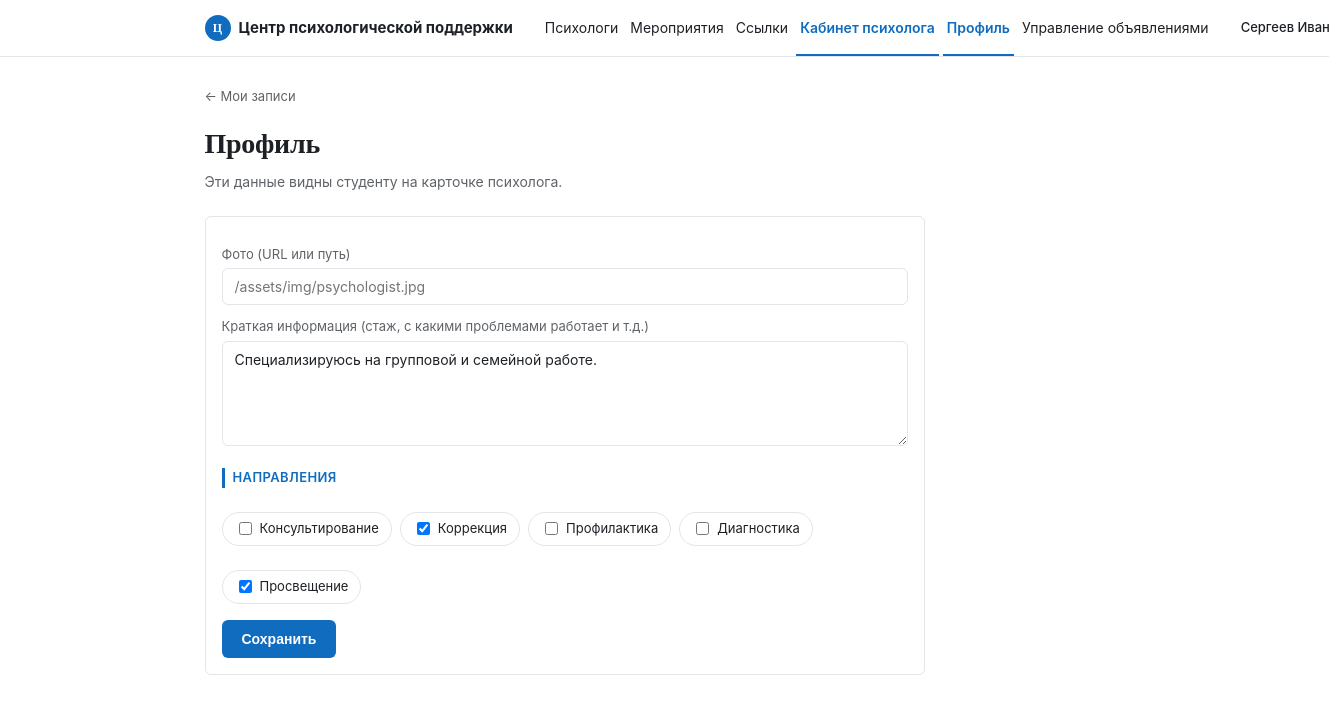
Page /dashboard/profile (signed in) on the committed database.
### tables this page shows
CREATE TABLE psychologist_profiles (
    id              INT UNSIGNED AUTO_INCREMENT PRIMARY KEY,
    user_id         INT UNSIGNED NOT NULL UNIQUE,
    photo_path      VARCHAR(255) NULL,
    bio             TEXT NULL,
    max_hours_per_week SMALLINT UNSIGNED NOT NULL DEFAULT 9,
    FOREIGN KEY (user_id) REFERENCES users(id) ON DELETE CASCADE
);

CREATE TABLE directions (
    id      TINYINT UNSIGNED AUTO_INCREMENT PRIMARY KEY,
    name    VARCHAR(100) NOT NULL
);

### src/Controllers/PsychologistController.php (called while the page is built, shortened)
<?php
class PsychologistController
{
    public function profile(): void
    {
        $psychologistId = $this->psychologistProfileId();
        $db = Database::connection();
        $profileStmt = $db->prepare(
            "SELECT p.id, p.photo_path, p.bio, u.first_name, u.last_name, u.patronymic
             FROM psychologist_profiles p
             JOIN users u ON u.id = p.user_id
             WHERE p.id = ?"
        );
        $profileStmt->execute([$psychologistId]);
        $profile = $profileStmt->fetch();
        $directions = $db->query("SELECT id, name FROM directions ORDER BY id")->fetchAll();
        $selStmt = $db->prepare("SELECT direction_id FROM psychologist_directions WHERE psychologist_id = ?");
        $selStmt->execute([$psychologistId]);
        $selected = array_map('intval', $selStmt->fetchAll(PDO::FETCH_COLUMN));
        require __DIR__ . '/../../templates/dashboard/profile.php';
    }
    private function psychologistProfileId(): int
    {
        static $id = null;
        if ($id === null) {
            $stmt = Database::connection()->prepare(
                'SELECT id FROM psychologist_profiles WHERE user_id = ?'
            );
            $stmt->execute([Auth::id()]);
            $id = (int)($stmt->fetchColumn() ?: 0);
        }
        return $id;
    }
}

### src/Core/Router.php (called while the page is built, shortened)
<?php
class Router
{
    private array $routes = [];
    public function get(string $path, array $handler): void
    {
        $this->routes['GET'][$path] = $handler;
    }
    public function post(string $path, array $handler): void
    {
        $this->routes['POST'][$path] = $handler;
    }
    public function dispatch(string $method, string $uri): void
    {
        $path = parse_url($uri, PHP_URL_PATH);
        $path = rtrim($path, '/') ?: '/';
        $handler = $this->routes[$method][$path] ?? null;
        [$controllerClass, $action] = $handler;
        $controller = new $controllerClass();
        $controller->$action();
    }
}

### public/index.php (called while the page is built, shortened)
<?php
$router = new Router();
$router->get('/', [HomeController::class, 'index']);
$router->get('/psychologist', [BookingController::class, 'show']);
$router->get('/api/psychologist/slots', [BookingController::class, 'slotsApi']);
$router->get('/book', [BookingController::class, 'bookForm']);
$router->post('/book', [BookingController::class, 'store']);
$router->get('/login', [AuthController::class, 'loginForm']);
$router->post('/login', [AuthController::class, 'login']);
$router->get('/logout', [AuthController::class, 'logout']);
$router->get('/cabinet', [ClientController::class, 'cabinet']);
$router->post('/cabinet/cancel', [ClientController::class, 'cancel']);
$router->post('/cabinet/reschedule', [ClientController::class, 'reschedule']);
$router->get('/dashboard', [PsychologistController::class, 'dashboard']);
$router->get('/dashboard/profile', [PsychologistController::class, 'profile']);
$router->post('/dashboard/profile', [PsychologistController::class, 'updateProfile']);
$router->get('/dashboard/schedule', [PsychologistController::class, 'schedule']);
$router->post('/dashboard/schedule', [PsychologistController::class, 'addSlot']);
$router->post('/dashboard/schedule/block', [PsychologistController::class, 'blockSlot']);
$router->get('/dashboard/clients', [PsychologistController::class, 'clients']);
$router->get('/dashboard/clients/show', [PsychologistController::class, 'clientDetail']);
$router->post('/dashboard/notes', [PsychologistController::class, 'addNote']);
$router->post('/dashboard/appointments/cancel', [PsychologistController::class, 'cancelAppointment']);
$router->post('/dashboard/message', [PsychologistController::class, 'messageClient']);
$router->get('/announcements', [AnnouncementController::class, 'index']);
$router->get('/dashboard/announcements', [AnnouncementController::class, 'manage']);
$router->post('/dashboard/announcements', [AnnouncementController::class, 'create']);
$router->post('/dashboard/announcements/delete', [AnnouncementController::class, 'delete']);
$router->get('/contacts', [ContactController::class, 'index']);
$router->get('/admin/contacts', [ContactController::class, 'manage']);
$router->post('/admin/contacts', [ContactController::class, 'create']);
$router->post('/admin/contacts/delete', [ContactController::class, 'delete']);
$router->get('/admin', [AdminController::class, 'index']);
$router->get('/admin/psychologists/new', [AdminController::class, 'newPsychologistForm']);
$router->post('/admin/psychologists', [AdminController::class, 'createPsychologist']);
$router->post('/admin/psychologists/delete', [AdminController::class, 'deletePsychologist']);
$router->get('/admin/schedule', [AdminController::class, 'schedule']);
$router->post('/admin/schedule', [AdminController::class, 'addSlot']);
$router->post('/admin/schedule/block', [AdminController::class, 'blockSlot']);
$router->get('/admin/appointments', [AdminController::class, 'appointments']);
$router->post('/admin/appointments/cancel', [AdminController::class, 'cancelAppointment']);
$router->get('/admin/appointments/move', [AdminController::class, 'moveAppointmentForm']);
$router->post('/admin/appointments/move', [AdminController::class, 'moveAppointment']);
$router->get('/admin/notifications', [AdminController::class, 'notifications']);
$router->dispatch($_SERVER['REQUEST_METHOD'], $_SERVER['REQUEST_URI']);

### src/Core/Auth.php (called while the page is built, shortened)
<?php
class Auth
{
    public static function check(): bool
    {
        return isset($_SESSION['user_id']);
    }
    public static function role(): ?string
    {
        return $_SESSION['user_role'] ?? null;
    }
    public static function name(): ?string
    {
        return $_SESSION['user_name'] ?? null;
    }
}

### templates/dashboard/profile.php (the view)
<?php $pageTitle = 'Профиль психолога'; require __DIR__ . '/../partials/header.php'; ?>
<a href="/dashboard" class="back-link">← Мои записи</a>
<h1>Профиль</h1>
<p class="subtitle">Эти данные видны студенту на карточке психолога.</p>
<div class="card" style="max-width:720px;">
    <form method="post" action="/dashboard/profile">
        <label for="photo_path">Фото (URL или путь)</label>
        <input type="text" id="photo_path" name="photo_path" value="<?= htmlspecialchars($profile['photo_path'] ?? '') ?>" placeholder="/assets/img/psychologist.jpg">
        <label for="bio">Краткая информация (стаж, с какими проблемами работает и т.д.)</label>
        <textarea id="bio" name="bio" rows="5" placeholder="Например: «Стаж 5 лет. Работаю с тревожностью, выгоранием, адаптацией первокурсников…»"><?= htmlspecialchars($profile['bio'] ?? '') ?></textarea>
        <?php if (!empty($directions)): ?>
            <p class="section-label" style="margin-top:16px;">Направления</p>
            <div style="display:flex;flex-wrap:wrap;gap:8px;">
                <?php foreach ($directions as $d): ?>
                    <?php $checked = in_array((int)$d['id'], $selected ?? [], true); ?>
                    <label class="tw-chip" style="cursor:pointer;">
                        <input type="checkbox" name="directions[]" value="<?= (int)$d['id'] ?>" <?= $checked ? 'checked' : '' ?> style="width:auto;margin-right:8px;">
                        <?= htmlspecialchars($d['name']) ?>
                    </label>
                <?php endforeach; ?>
            </div>
        <?php endif; ?>
        <button type="submit" class="btn" style="margin-top:12px;">Сохранить</button>
    </form>
</div>
<?php require __DIR__ . '/../partials/footer.php'; ?>

### templates/partials/header.php (shortened to what this page needs)
<?php
$currentPath = parse_url($_SERVER['REQUEST_URI'] ?? '/', PHP_URL_PATH);
function navActive(string $prefix, string $currentPath): string
{
    if ($prefix === '/') {
        return $currentPath === '/' ? 'active' : '';
    }
    return str_starts_with($currentPath, $prefix) ? 'active' : '';
}
?>
<!DOCTYPE html>
<html lang="ru">
<head>
    <link rel="stylesheet" href="/assets/css/style.css">
    <link rel="stylesheet" href="/assets/css/app.css">
</head>
<body>
<header class="site-header">
    <div class="header-inner">
        <a href="/" class="logo">
            <span class="logo-mark">Ц</span>
            <span>Центр психологической поддержки</span>
        </a>
        <nav class="nav-tabs">
            <a href="/" class="<?= navActive('/', $currentPath) ?>">Психологи</a>
            <a href="/announcements" class="<?= navActive('/announcements', $currentPath) ?>">Мероприятия</a>
            <a href="/contacts" class="<?= navActive('/contacts', $currentPath) ?>">Ссылки</a>
            <?php if (\App\Core\Auth::check()): ?>
                <?php
                    $roleLink = match (\App\Core\Auth::role()) {
                        'admin' => '/admin',
                        'psychologist' => '/dashboard',
                        default => '/cabinet',
                    };
                    $roleLabel = match (\App\Core\Auth::role()) {
                        'admin' => 'Админка',
                        'psychologist' => 'Кабинет психолога',
                        default => 'Мои записи',
                    };
                ?>
                <a href="<?= $roleLink ?>" class="<?= navActive($roleLink, $currentPath) ?>"><?= $roleLabel ?></a>
                <?php if (\App\Core\Auth::role() === 'psychologist'): ?>
                    <a href="/dashboard/profile" class="<?= navActive('/dashboard/profile', $currentPath) ?>">Профиль</a>
                    <a href="/dashboard/announcements" class="<?= navActive('/dashboard/announcements', $currentPath) ?>">Управление объявлениями</a>
                <?php endif; ?>
            <?php endif; ?>
        </nav>
        <div class="header-actions">
            <?php if (\App\Core\Auth::check()): ?>
                <span class="user-name"><?= htmlspecialchars(\App\Core\Auth::name()) ?></span>
            <?php else: ?>
                <a href="/login">Вход для сотрудников</a>
            <?php endif; ?>
        </div>
    </div>
</header>
<div class="container">

### templates/partials/footer.php
</div>
</body>
</html>

### public/assets/css/style.css (style rules this page uses)
:root { --blue: #0F6CBF; --blue-dark: #0B4F8F; --blue-light: #E8F1FA; --ink: #1D2125; --muted: #5F6368; --border: #E3E5E8; --bg: #FFFFFF; --panel: #F5F6F8; --white: #FFFFFF; --radius: 6px; --font-display: Georgia, "Times New Roman", serif; --font-sans: -apple-system, "Segoe UI", Roboto, Arial, sans-serif; --text: var(--ink); --text-secondary: var(--muted); }
* { box-sizing: border-box; }
body { margin: 0; font-family: var(--font-sans); background: var(--bg); color: var(--ink); font-size: 15px; line-height: 1.5; }
a { color: var(--blue); }
.container { max-width: 960px; margin: 0 auto; padding: 28px 20px 64px; }
header.site-header { background: var(--white); border-bottom: 1px solid var(--border); padding: 0; }
header.site-header .header-inner { max-width: 960px; margin: 0 auto; padding: 0 20px; display: flex; align-items: center; gap: 28px; min-height: 56px; }
header.site-header .logo { display: flex; align-items: center; gap: 8px; font-weight: 700; font-size: 15px; color: var(--ink); text-decoration: none; flex-shrink: 0; }
header.site-header .logo-mark { width: 26px; height: 26px; border-radius: 50%; background: var(--blue); color: #fff; display: flex; align-items: center; justify-content: center; font-size: 12px; font-weight: 700; font-family: var(--font-display); flex-shrink: 0; }
.nav-tabs { display: flex; align-items: stretch; gap: 4px; flex: 1; }
.nav-tabs a { display: flex; align-items: center; padding: 0 4px; height: 56px; font-size: 14px; color: var(--ink); text-decoration: none; border-bottom: 2px solid transparent; white-space: nowrap; }
.nav-tabs a.active { color: var(--blue); border-bottom-color: var(--blue); font-weight: 600; }
.header-actions { display: flex; align-items: center; gap: 14px; font-size: 13px; color: var(--muted); flex-shrink: 0; }
.header-actions .user-name { color: var(--ink); font-weight: 500; }
h1 { font-family: var(--font-display); font-size: 28px; font-weight: 700; margin: 0 0 6px; letter-spacing: -0.01em; }
.subtitle { color: var(--muted); font-size: 14px; margin: 0 0 24px; }
.section-label { font-size: 13px; font-weight: 600; text-transform: uppercase; letter-spacing: 0.03em; color: var(--blue); border-left: 3px solid var(--blue); padding-left: 8px; margin: 0 0 12px; }
.card { background: var(--white); border: 1px solid var(--border); border-radius: var(--radius); padding: 16px; margin-bottom: 12px; }
label { display: block; font-size: 13px; color: var(--muted); margin: 12px 0 4px; }
input[type="text"], input[type="tel"], input[type="password"], input[type="date"], input[type="time"], select, textarea { width: 100%; padding: 9px 12px; border: 1px solid var(--border); border-radius: var(--radius); font-size: 14px; font-family: inherit; background: var(--white); color: var(--ink); }
textarea { min-height: 70px; resize: vertical; }
.btn { display: inline-block; background: var(--blue); color: var(--white); border: none; border-radius: var(--radius); padding: 11px 20px; font-size: 14px; font-weight: 600; cursor: pointer; text-decoration: none; margin-top: 16px; }
.back-link { display: inline-block; margin-bottom: 16px; color: var(--muted); text-decoration: none; font-size: 13px; }

### public/assets/css/app.css (style rules this page uses)
.tw-chip { display: inline-flex; align-items: center; height: 34px; padding: 0 12px; border-radius: 999px; border: 1px solid var(--border); background: var(--white); color: var(--ink); cursor: pointer; font-size: 13px; user-select: none; }

### rows in the picture
psychologist_profiles: bio "Специализируюсь на групповой и семейной работе."
directions: name "Консультирование"
directions: id "☑", name "Коррекция"
directions: name "Профилактика"
directions: name "Диагностика"
directions: id "☑", name "Просвещение"

### other values in the picture
$roleLabel "Кабинет психолога"
